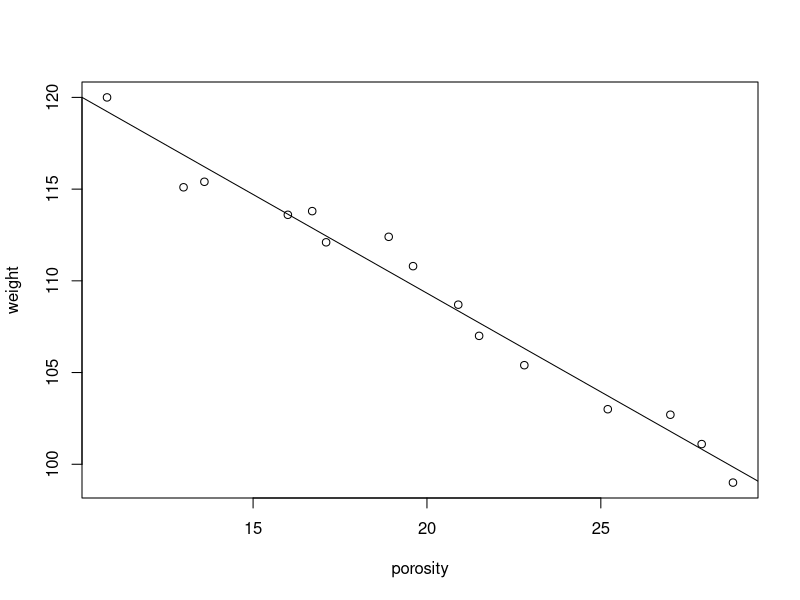
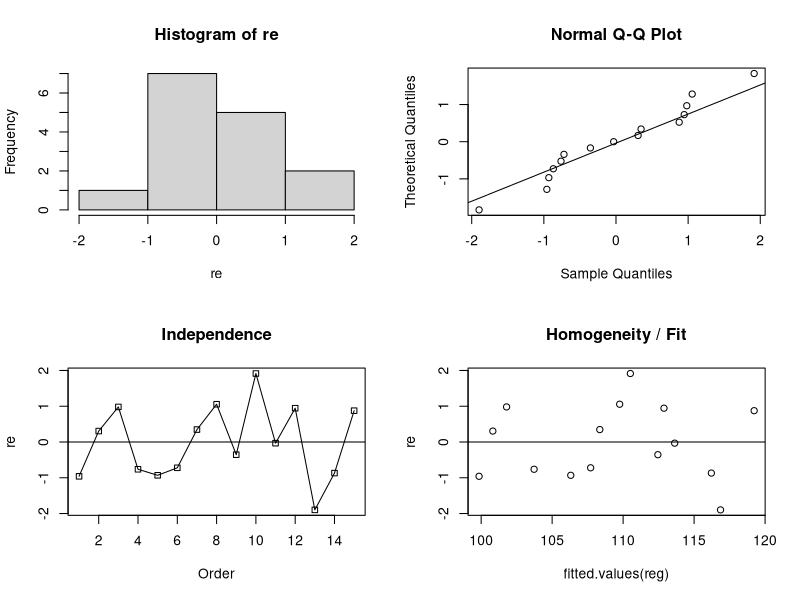

Generate these figures, in order, with R:
weight=c(99,101.1,102.7,103,105.4,107,108.7,110.8,112.1,112.4,113.6,113.8,115.1,115.4,120)
porosity=c(28.8,27.9,27,25.2,22.8,21.5,20.9,19.6,17.1,18.9,16,16.7,13,13.6,10.8)
plot(weight~porosity)

reg=lm(weight~porosity)
summary(reg) # Obtain estimates
anova(reg) # ANOVA TABLE
abline(reg) # Plot regression line

### Sum of Squares Table 
anova(reg)

### Inference on beta_1 (slope)
# CI
reg$coefficients[2]+c(1,-1)*qt(0.025,reg$df.residual)*sqrt(vcov(reg)[2,2])

# Test stat
reg$coefficients[2]/sqrt(vcov(reg)[2,2])


### Confidence and Prediction Intervals on response
# since 27 is in the data the correct interval is "confidence"
which(porosity==27) # the third observation is 27

predict.lm(reg,newdata=data.frame(porosity=27),interval="confidence",level=0.95)
predict.lm(reg,newdata=data.frame(porosity=27),interval="prediction",level=0.95)


### Checking model assumptions
re=rstandard(reg) #standardized residuals
par(mfrow=c(2,2))

# Normality
hist(re)
qqnorm(re,datax=TRUE)
qqline(re,datax=TRUE)

# Independence
plot(re,type="o",pch=22,xlab="Order",main="Independence")
abline(h=0)

# Homogeneity of variance/Model Fit
plot(re~fitted.values(reg),main="Homogeneity / Fit")
abline(h=0)